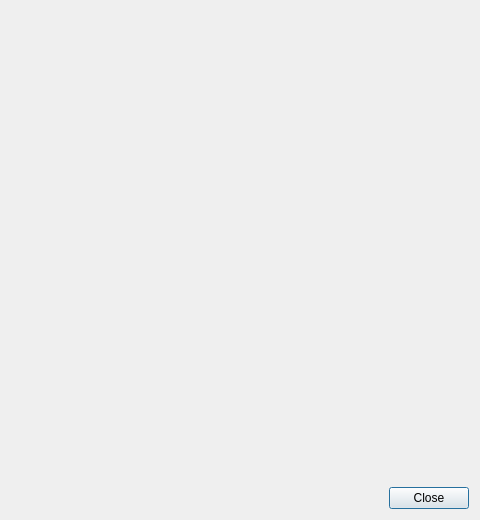
<?xml version="1.0" encoding="UTF-8"?>
<ui version="4.0">
 <class>AboutDialog</class>
 <widget class="QDialog" name="AboutDialog">
  <property name="geometry">
   <rect>
    <x>0</x>
    <y>0</y>
    <width>480</width>
    <height>520</height>
   </rect>
  </property>
  <property name="windowTitle">
   <string>About Prometheus</string>
  </property>
  <layout class="QVBoxLayout" name="verticalLayout">
   <property name="spacing">
    <number>0</number>
   </property>
   <item>
    <widget class="QLabel" name="label">
     <property name="alignment">
      <set>Qt::AlignCenter</set>
     </property>
    </widget>
   </item>
   <item>
    <widget class="QLabel" name="textLabel">
     <property name="sizePolicy">
      <sizepolicy hsizetype="Preferred" vsizetype="Expanding">
       <horstretch>0</horstretch>
       <verstretch>0</verstretch>
      </sizepolicy>
     </property>
     <property name="alignment">
      <set>Qt::AlignCenter</set>
     </property>
     <property name="wordWrap">
      <bool>true</bool>
     </property>
     <property name="openExternalLinks">
      <bool>true</bool>
     </property>
     <property name="textInteractionFlags">
      <set>Qt::LinksAccessibleByMouse|Qt::TextSelectableByMouse</set>
     </property>
    </widget>
   </item>
   <item>
    <widget class="QDialogButtonBox" name="buttonBox">
     <property name="orientation">
      <enum>Qt::Horizontal</enum>
     </property>
     <property name="standardButtons">
      <set>QDialogButtonBox::Close</set>
     </property>
    </widget>
   </item>
  </layout>
 </widget>
 <resources/>
 <connections>
  <connection>
   <sender>buttonBox</sender>
   <signal>accepted()</signal>
   <receiver>AboutDialog</receiver>
   <slot>accept()</slot>
   <hints>
    <hint type="sourcelabel">
     <x>248</x>
     <y>254</y>
    </hint>
    <hint type="destinationlabel">
     <x>157</x>
     <y>274</y>
    </hint>
   </hints>
  </connection>
  <connection>
   <sender>buttonBox</sender>
   <signal>rejected()</signal>
   <receiver>AboutDialog</receiver>
   <slot>reject()</slot>
   <hints>
    <hint type="sourcelabel">
     <x>316</x>
     <y>260</y>
    </hint>
    <hint type="destinationlabel">
     <x>286</x>
     <y>274</y>
    </hint>
   </hints>
  </connection>
 </connections>
</ui>
